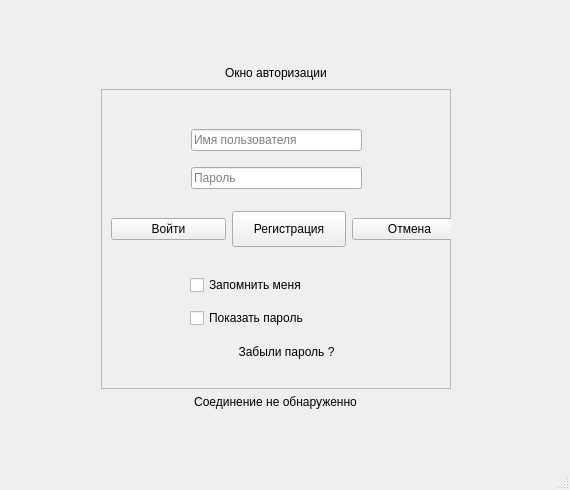
<?xml version="1.0" encoding="UTF-8"?>
<ui version="4.0">
 <class>MainWindow</class>
 <widget class="QMainWindow" name="MainWindow">
  <property name="geometry">
   <rect>
    <x>0</x>
    <y>0</y>
    <width>570</width>
    <height>490</height>
   </rect>
  </property>
  <property name="minimumSize">
   <size>
    <width>570</width>
    <height>490</height>
   </size>
  </property>
  <property name="windowTitle">
   <string>MainWindow</string>
  </property>
  <widget class="QWidget" name="centralwidget">
   <widget class="QStackedWidget" name="stackedWidget">
    <property name="geometry">
     <rect>
      <x>10</x>
      <y>10</y>
      <width>541</width>
      <height>441</height>
     </rect>
    </property>
    <property name="currentIndex">
     <number>0</number>
    </property>
    <widget class="QWidget" name="stackedWidgetPage1">
     <widget class="QWidget" name="verticalLayoutWidget">
      <property name="geometry">
       <rect>
        <x>0</x>
        <y>10</y>
        <width>531</width>
        <height>431</height>
       </rect>
      </property>
      <layout class="QVBoxLayout" name="verticalLayout">
       <item>
        <spacer name="verticalSpacer_5">
         <property name="orientation">
          <enum>Qt::Vertical</enum>
         </property>
         <property name="sizeHint" stdset="0">
          <size>
           <width>20</width>
           <height>40</height>
          </size>
         </property>
        </spacer>
       </item>
       <item>
        <layout class="QHBoxLayout" name="horizontalLayout">
         <item>
          <spacer name="horizontalSpacer_2">
           <property name="orientation">
            <enum>Qt::Horizontal</enum>
           </property>
           <property name="sizeHint" stdset="0">
            <size>
             <width>40</width>
             <height>20</height>
            </size>
           </property>
          </spacer>
         </item>
         <item>
          <widget class="QLabel" name="label">
           <property name="text">
            <string>Окно авторизации</string>
           </property>
          </widget>
         </item>
         <item>
          <spacer name="horizontalSpacer">
           <property name="orientation">
            <enum>Qt::Horizontal</enum>
           </property>
           <property name="sizeHint" stdset="0">
            <size>
             <width>40</width>
             <height>20</height>
            </size>
           </property>
          </spacer>
         </item>
        </layout>
       </item>
       <item>
        <layout class="QHBoxLayout" name="horizontalLayout_2">
         <item>
          <spacer name="horizontalSpacer_3">
           <property name="orientation">
            <enum>Qt::Horizontal</enum>
           </property>
           <property name="sizeHint" stdset="0">
            <size>
             <width>40</width>
             <height>20</height>
            </size>
           </property>
          </spacer>
         </item>
         <item>
          <widget class="QFrame" name="frame">
           <property name="sizePolicy">
            <sizepolicy hsizetype="Preferred" vsizetype="Preferred">
             <horstretch>0</horstretch>
             <verstretch>0</verstretch>
            </sizepolicy>
           </property>
           <property name="minimumSize">
            <size>
             <width>350</width>
             <height>300</height>
            </size>
           </property>
           <property name="maximumSize">
            <size>
             <width>300</width>
             <height>300</height>
            </size>
           </property>
           <property name="baseSize">
            <size>
             <width>300</width>
             <height>300</height>
            </size>
           </property>
           <property name="frameShape">
            <enum>QFrame::StyledPanel</enum>
           </property>
           <property name="frameShadow">
            <enum>QFrame::Raised</enum>
           </property>
           <widget class="QWidget" name="verticalLayoutWidget_2">
            <property name="geometry">
             <rect>
              <x>90</x>
              <y>30</y>
              <width>171</width>
              <height>80</height>
             </rect>
            </property>
            <layout class="QVBoxLayout" name="verticalLayout_2">
             <item>
              <widget class="QLineEdit" name="NameLine">
               <property name="placeholderText">
                <string>Имя пользователя</string>
               </property>
              </widget>
             </item>
             <item>
              <widget class="QLineEdit" name="PasswordLine">
               <property name="echoMode">
                <enum>QLineEdit::Password</enum>
               </property>
               <property name="placeholderText">
                <string>Пароль</string>
               </property>
              </widget>
             </item>
            </layout>
           </widget>
           <widget class="QWidget" name="verticalLayoutWidget_3">
            <property name="geometry">
             <rect>
              <x>89</x>
              <y>179</y>
              <width>193</width>
              <height>104</height>
             </rect>
            </property>
            <layout class="QVBoxLayout" name="verticalLayout_3">
             <item>
              <widget class="QCheckBox" name="RemindMeFlag">
               <property name="text">
                <string>Запомнить меня</string>
               </property>
               <property name="tristate">
                <bool>false</bool>
               </property>
              </widget>
             </item>
             <item>
              <widget class="QCheckBox" name="ShowPassFlag">
               <property name="text">
                <string>Показать пароль</string>
               </property>
              </widget>
             </item>
             <item>
              <widget class="QPushButton" name="ForgotPassBtn">
               <property name="text">
                <string>Забыли пароль ?</string>
               </property>
               <property name="autoDefault">
                <bool>true</bool>
               </property>
               <property name="default">
                <bool>true</bool>
               </property>
               <property name="flat">
                <bool>true</bool>
               </property>
              </widget>
             </item>
            </layout>
           </widget>
           <widget class="QWidget" name="horizontalLayoutWidget">
            <property name="geometry">
             <rect>
              <x>10</x>
              <y>120</y>
              <width>356</width>
              <height>41</height>
             </rect>
            </property>
            <layout class="QHBoxLayout" name="hlforbtns">
             <item>
              <widget class="QPushButton" name="EnterBtn">
               <property name="text">
                <string>Войти</string>
               </property>
              </widget>
             </item>
             <item>
              <widget class="QPushButton" name="RegBtn">
               <property name="minimumSize">
                <size>
                 <width>112</width>
                 <height>36</height>
                </size>
               </property>
               <property name="text">
                <string>Регистрация</string>
               </property>
               <property name="autoRepeat">
                <bool>false</bool>
               </property>
               <property name="flat">
                <bool>false</bool>
               </property>
              </widget>
             </item>
             <item>
              <widget class="QPushButton" name="CanselBtn">
               <property name="text">
                <string>Отмена</string>
               </property>
              </widget>
             </item>
            </layout>
           </widget>
          </widget>
         </item>
         <item>
          <spacer name="horizontalSpacer_4">
           <property name="orientation">
            <enum>Qt::Horizontal</enum>
           </property>
           <property name="sizeHint" stdset="0">
            <size>
             <width>40</width>
             <height>20</height>
            </size>
           </property>
          </spacer>
         </item>
        </layout>
       </item>
       <item>
        <widget class="QLabel" name="db_bulb_label">
         <property name="text">
          <string>Соединение не обнаруженно</string>
         </property>
         <property name="alignment">
          <set>Qt::AlignCenter</set>
         </property>
        </widget>
       </item>
       <item>
        <spacer name="verticalSpacer">
         <property name="orientation">
          <enum>Qt::Vertical</enum>
         </property>
         <property name="sizeHint" stdset="0">
          <size>
           <width>20</width>
           <height>40</height>
          </size>
         </property>
        </spacer>
       </item>
      </layout>
     </widget>
    </widget>
    <widget class="QWidget" name="page_3">
     <widget class="QWidget" name="gridLayoutWidget_2">
      <property name="geometry">
       <rect>
        <x>10</x>
        <y>10</y>
        <width>531</width>
        <height>431</height>
       </rect>
      </property>
      <layout class="QGridLayout" name="gridLayout_2">
       <item row="1" column="2">
        <spacer name="horizontalSpacer_11">
         <property name="orientation">
          <enum>Qt::Horizontal</enum>
         </property>
         <property name="sizeHint" stdset="0">
          <size>
           <width>40</width>
           <height>20</height>
          </size>
         </property>
        </spacer>
       </item>
       <item row="2" column="1">
        <widget class="QGroupBox" name="groupBox_2">
         <property name="minimumSize">
          <size>
           <width>300</width>
           <height>300</height>
          </size>
         </property>
         <property name="maximumSize">
          <size>
           <width>400</width>
           <height>400</height>
          </size>
         </property>
         <property name="alignment">
          <set>Qt::AlignCenter</set>
         </property>
         <property name="flat">
          <bool>true</bool>
         </property>
         <property name="checkable">
          <bool>false</bool>
         </property>
         <widget class="QWidget" name="verticalLayoutWidget_4">
          <property name="geometry">
           <rect>
            <x>40</x>
            <y>30</y>
            <width>237</width>
            <height>231</height>
           </rect>
          </property>
          <layout class="QVBoxLayout" name="verticalLayout_7">
           <item>
            <widget class="QLineEdit" name="NewNameLine">
             <property name="placeholderText">
              <string>Имя пользователя</string>
             </property>
            </widget>
           </item>
           <item>
            <widget class="QLineEdit" name="NewPassLine">
             <property name="placeholderText">
              <string>Пароль</string>
             </property>
            </widget>
           </item>
           <item>
            <widget class="QLineEdit" name="RepPassLine">
             <property name="placeholderText">
              <string>Повтоите пароль</string>
             </property>
            </widget>
           </item>
           <item>
            <widget class="QDateEdit" name="NewDateEdit">
             <property name="displayFormat">
              <string extracomment="Дата рождения">dd.MM.yyyy</string>
             </property>
             <property name="calendarPopup">
              <bool>true</bool>
             </property>
            </widget>
           </item>
           <item>
            <layout class="QHBoxLayout" name="horizontalLayout_5">
             <item>
              <widget class="QPushButton" name="AccBtn">
               <property name="text">
                <string>Ok</string>
               </property>
              </widget>
             </item>
             <item>
              <widget class="QPushButton" name="CancelBtn">
               <property name="text">
                <string>Отмена</string>
               </property>
              </widget>
             </item>
            </layout>
           </item>
          </layout>
         </widget>
        </widget>
       </item>
       <item row="1" column="1">
        <widget class="QLabel" name="label_4">
         <property name="text">
          <string>Регистрация</string>
         </property>
         <property name="textFormat">
          <enum>Qt::RichText</enum>
         </property>
         <property name="alignment">
          <set>Qt::AlignCenter</set>
         </property>
        </widget>
       </item>
       <item row="3" column="1">
        <spacer name="verticalSpacer_4">
         <property name="orientation">
          <enum>Qt::Vertical</enum>
         </property>
         <property name="sizeHint" stdset="0">
          <size>
           <width>20</width>
           <height>40</height>
          </size>
         </property>
        </spacer>
       </item>
       <item row="1" column="0">
        <spacer name="horizontalSpacer_12">
         <property name="orientation">
          <enum>Qt::Horizontal</enum>
         </property>
         <property name="sizeHint" stdset="0">
          <size>
           <width>40</width>
           <height>20</height>
          </size>
         </property>
        </spacer>
       </item>
       <item row="0" column="1">
        <spacer name="verticalSpacer_6">
         <property name="orientation">
          <enum>Qt::Vertical</enum>
         </property>
         <property name="sizeHint" stdset="0">
          <size>
           <width>20</width>
           <height>40</height>
          </size>
         </property>
        </spacer>
       </item>
      </layout>
     </widget>
    </widget>
    <widget class="QWidget" name="page">
     <widget class="QWidget" name="gridLayoutWidget">
      <property name="geometry">
       <rect>
        <x>10</x>
        <y>10</y>
        <width>531</width>
        <height>431</height>
       </rect>
      </property>
      <layout class="QGridLayout" name="gridLayout">
       <item row="1" column="1">
        <widget class="QLabel" name="label_3">
         <property name="text">
          <string>Восстановление пароля</string>
         </property>
         <property name="textFormat">
          <enum>Qt::RichText</enum>
         </property>
         <property name="alignment">
          <set>Qt::AlignCenter</set>
         </property>
        </widget>
       </item>
       <item row="2" column="1">
        <widget class="QGroupBox" name="groupBox">
         <property name="minimumSize">
          <size>
           <width>300</width>
           <height>300</height>
          </size>
         </property>
         <property name="maximumSize">
          <size>
           <width>400</width>
           <height>400</height>
          </size>
         </property>
         <property name="alignment">
          <set>Qt::AlignCenter</set>
         </property>
         <property name="flat">
          <bool>true</bool>
         </property>
         <property name="checkable">
          <bool>false</bool>
         </property>
         <widget class="QLineEdit" name="EMailLine">
          <property name="geometry">
           <rect>
            <x>50</x>
            <y>100</y>
            <width>211</width>
            <height>36</height>
           </rect>
          </property>
          <property name="placeholderText">
           <string>Адрес электронной почты</string>
          </property>
         </widget>
         <widget class="QPushButton" name="ChnPassBtn">
          <property name="geometry">
           <rect>
            <x>30</x>
            <y>180</y>
            <width>131</width>
            <height>36</height>
           </rect>
          </property>
          <property name="text">
           <string>Сменить пароль</string>
          </property>
         </widget>
         <widget class="QPushButton" name="CancelBtn_2">
          <property name="geometry">
           <rect>
            <x>170</x>
            <y>180</y>
            <width>103</width>
            <height>36</height>
           </rect>
          </property>
          <property name="text">
           <string>Отмена</string>
          </property>
         </widget>
        </widget>
       </item>
       <item row="3" column="1">
        <spacer name="verticalSpacer_3">
         <property name="orientation">
          <enum>Qt::Vertical</enum>
         </property>
         <property name="sizeHint" stdset="0">
          <size>
           <width>20</width>
           <height>40</height>
          </size>
         </property>
        </spacer>
       </item>
       <item row="1" column="2">
        <spacer name="horizontalSpacer_10">
         <property name="orientation">
          <enum>Qt::Horizontal</enum>
         </property>
         <property name="sizeHint" stdset="0">
          <size>
           <width>40</width>
           <height>20</height>
          </size>
         </property>
        </spacer>
       </item>
       <item row="1" column="0">
        <spacer name="horizontalSpacer_9">
         <property name="orientation">
          <enum>Qt::Horizontal</enum>
         </property>
         <property name="sizeHint" stdset="0">
          <size>
           <width>40</width>
           <height>20</height>
          </size>
         </property>
        </spacer>
       </item>
       <item row="0" column="1">
        <spacer name="verticalSpacer_7">
         <property name="orientation">
          <enum>Qt::Vertical</enum>
         </property>
         <property name="sizeHint" stdset="0">
          <size>
           <width>20</width>
           <height>40</height>
          </size>
         </property>
        </spacer>
       </item>
      </layout>
     </widget>
    </widget>
    <widget class="QWidget" name="page_2">
     <widget class="QWidget" name="horizontalLayoutWidget_2">
      <property name="geometry">
       <rect>
        <x>130</x>
        <y>0</y>
        <width>301</width>
        <height>38</height>
       </rect>
      </property>
      <layout class="QHBoxLayout" name="horizontalLayout_6">
       <item>
        <widget class="QGraphicsView" name="graphicsView">
         <property name="maximumSize">
          <size>
           <width>30</width>
           <height>30</height>
          </size>
         </property>
         <property name="resizeAnchor">
          <enum>QGraphicsView::AnchorViewCenter</enum>
         </property>
        </widget>
       </item>
       <item>
        <widget class="QLabel" name="label_5">
         <property name="text">
          <string>Авторизован</string>
         </property>
        </widget>
       </item>
       <item>
        <widget class="QPushButton" name="ChangeUserBtn">
         <property name="minimumSize">
          <size>
           <width>150</width>
           <height>36</height>
          </size>
         </property>
         <property name="text">
          <string>ИмяПользователя</string>
         </property>
         <property name="autoDefault">
          <bool>false</bool>
         </property>
         <property name="flat">
          <bool>true</bool>
         </property>
        </widget>
       </item>
      </layout>
     </widget>
     <widget class="QGroupBox" name="groupBox_3">
      <property name="geometry">
       <rect>
        <x>0</x>
        <y>0</y>
        <width>91</width>
        <height>461</height>
       </rect>
      </property>
      <property name="title">
       <string/>
      </property>
      <widget class="QWidget" name="verticalLayoutWidget_5">
       <property name="geometry">
        <rect>
         <x>0</x>
         <y>10</y>
         <width>121</width>
         <height>444</height>
        </rect>
       </property>
       <layout class="QVBoxLayout" name="verticalLayout_4">
        <item>
         <widget class="QRadioButton" name="rb1">
          <property name="text">
           <string>АБ</string>
          </property>
          <property name="iconSize">
           <size>
            <width>10</width>
            <height>10</height>
           </size>
          </property>
          <property name="checkable">
           <bool>true</bool>
          </property>
          <property name="checked">
           <bool>false</bool>
          </property>
          <property name="baseSizeAdj" stdset="0">
           <sizef>
            <width>-1.000000000000000</width>
            <height>-1.000000000000000</height>
           </sizef>
          </property>
         </widget>
        </item>
        <item>
         <widget class="QRadioButton" name="rb2">
          <property name="text">
           <string>ВГ</string>
          </property>
         </widget>
        </item>
        <item>
         <widget class="QRadioButton" name="rb3">
          <property name="text">
           <string>ДЕ</string>
          </property>
         </widget>
        </item>
        <item>
         <widget class="QRadioButton" name="rb4">
          <property name="text">
           <string>ЖЗИЙ</string>
          </property>
         </widget>
        </item>
        <item>
         <widget class="QRadioButton" name="rb5">
          <property name="text">
           <string>КЛ</string>
          </property>
         </widget>
        </item>
        <item>
         <widget class="QRadioButton" name="rb6">
          <property name="text">
           <string>МН</string>
          </property>
         </widget>
        </item>
        <item>
         <widget class="QRadioButton" name="rb7">
          <property name="text">
           <string>ОП</string>
          </property>
         </widget>
        </item>
        <item>
         <widget class="QRadioButton" name="rb8">
          <property name="text">
           <string>РС</string>
          </property>
         </widget>
        </item>
        <item>
         <widget class="QRadioButton" name="rb9">
          <property name="text">
           <string>ТУ</string>
          </property>
         </widget>
        </item>
        <item>
         <widget class="QRadioButton" name="rb10">
          <property name="text">
           <string>ФХ</string>
          </property>
         </widget>
        </item>
        <item>
         <widget class="QRadioButton" name="rb11">
          <property name="text">
           <string>ЦЧШЩ</string>
          </property>
         </widget>
        </item>
        <item>
         <widget class="QRadioButton" name="rb12">
          <property name="text">
           <string>ЪЫЬЭ</string>
          </property>
         </widget>
        </item>
        <item>
         <widget class="QRadioButton" name="rb13">
          <property name="text">
           <string>ЮЯ</string>
          </property>
         </widget>
        </item>
        <item>
         <spacer name="verticalSpacer_2">
          <property name="orientation">
           <enum>Qt::Vertical</enum>
          </property>
          <property name="sizeHint" stdset="0">
           <size>
            <width>20</width>
            <height>40</height>
           </size>
          </property>
         </spacer>
        </item>
       </layout>
      </widget>
     </widget>
     <widget class="QTableView" name="tableView">
      <property name="geometry">
       <rect>
        <x>100</x>
        <y>50</y>
        <width>441</width>
        <height>391</height>
       </rect>
      </property>
     </widget>
    </widget>
   </widget>
  </widget>
  <widget class="QStatusBar" name="statusbar">
   <property name="sizeGripEnabled">
    <bool>true</bool>
   </property>
  </widget>
 </widget>
 <resources/>
 <connections/>
</ui>
